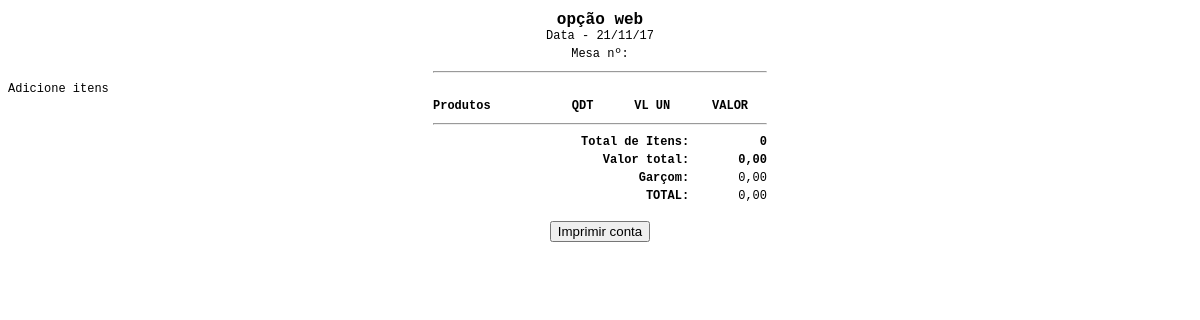
Before: /imprimemesa.php with the older database file.
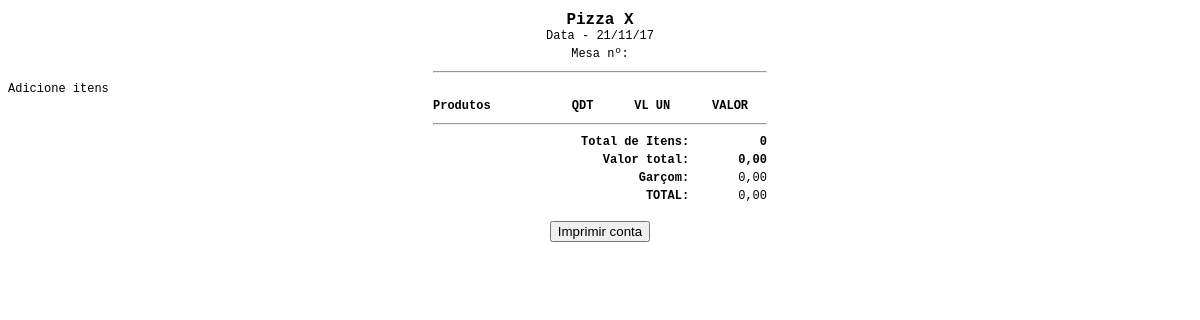
After: the same page with the newer database file.
### tables this page shows
CREATE TABLE `config` (
  `id_conf` int(30) NOT NULL,
  `empresa` varchar(200) NOT NULL,
  `telefone` varchar(30) NOT NULL,
  `pgarcon` int(10) NOT NULL,
  `ativo` int(2) NOT NULL
);

### imprimemesa.php (the view, shortened to what this page needs)
<?php
$sql = mysql_query("SELECT * FROM config");
$ver = mysql_fetch_array($sql);
?>
<!DOCTYPE html PUBLIC "-//W3C//DTD XHTML 1.0 Transitional//EN" "http://www.w3.org/TR/xhtml1/DTD/xhtml1-transitional.dtd">
<html xmlns="http://www.w3.org/1999/xhtml">
<head>
</head>
<body>
<table width="340" border="0" align="center" class="inputs">
  <tr>
  <?php
 $id_mesa = $_GET['id_mesa'];
 $pgarcon = $_GET['pgarcon'];
 $somatotal = $_GET['somatotal'];
  ?>
	<td align="center"><strong><span class="titulo"><?php echo $ver['empresa']?></span></strong> <br/> Data - <?php echo date("d/m/y") ?></td>
  </tr>
  <tr>
	<td align="center">Mesa nº: <?php echo $id_mesa ?></td>
  </tr>
    <tr>
    <td><hr/></td>
    </tr>
</table>
<table width="340" align="center">
    <tr>
	  <td><strong>Produtos</strong></td>
      <td width="18%" align="center"><strong>QDT</strong></td>
	  <td align="center"><strong>VL UN</strong></td>
	  <td align="center"><strong>VALOR</strong></td>
	  </tr>
	<?php
	$itens = 0;
	$total = 0;
	?>
	<tr class="fontcomanda">
	  <td colspan="4" align="right" class="btn"><hr/></td>
  </tr>
	<tr class="fontcomanda">
	  <td colspan="3" align="right" class="btn"><strong>Total de Itens:</strong></td>
	  <td align="right"><strong><?php echo $itens; ?></strong></td>
  </tr>
	<tr class="fontcomanda">
	  <td colspan="3" align="right" class="btn"><strong>Valor total:</strong></td>
	  <?php $totals = number_format($total, 2, ',', '.'); ?>
	  <td align="right"><strong><?php echo $totals ?></strong></td>
  </tr>
	<tr class="fontcomanda">
	  <td colspan="3" align="right" class="btn"><strong>Garçom:</strong></td>
	  <td align="right"><?php echo number_format($pgarcon,2, ',', '.') ?></td>
  </tr>
	<tr class="fontcomanda">
	  <td colspan="3" align="right" class="btn"><strong>TOTAL:</strong></td>
	  <td align="right"><?php echo number_format($somatotal, 2, ',', '.') ?></td>
  </tr>
	<tr class="fontcomanda">
	  <td colspan="4" align="center" class="btn"><br/>
		<button type="button" onclick="window.print();" />Imprimir conta</button>
	</td>
  </tr>
    </table>
 <br/>
<br/>
</body>
</html>

Changed rows visible on the page:
changed config: empresa "opção web" → "Pizza X"
